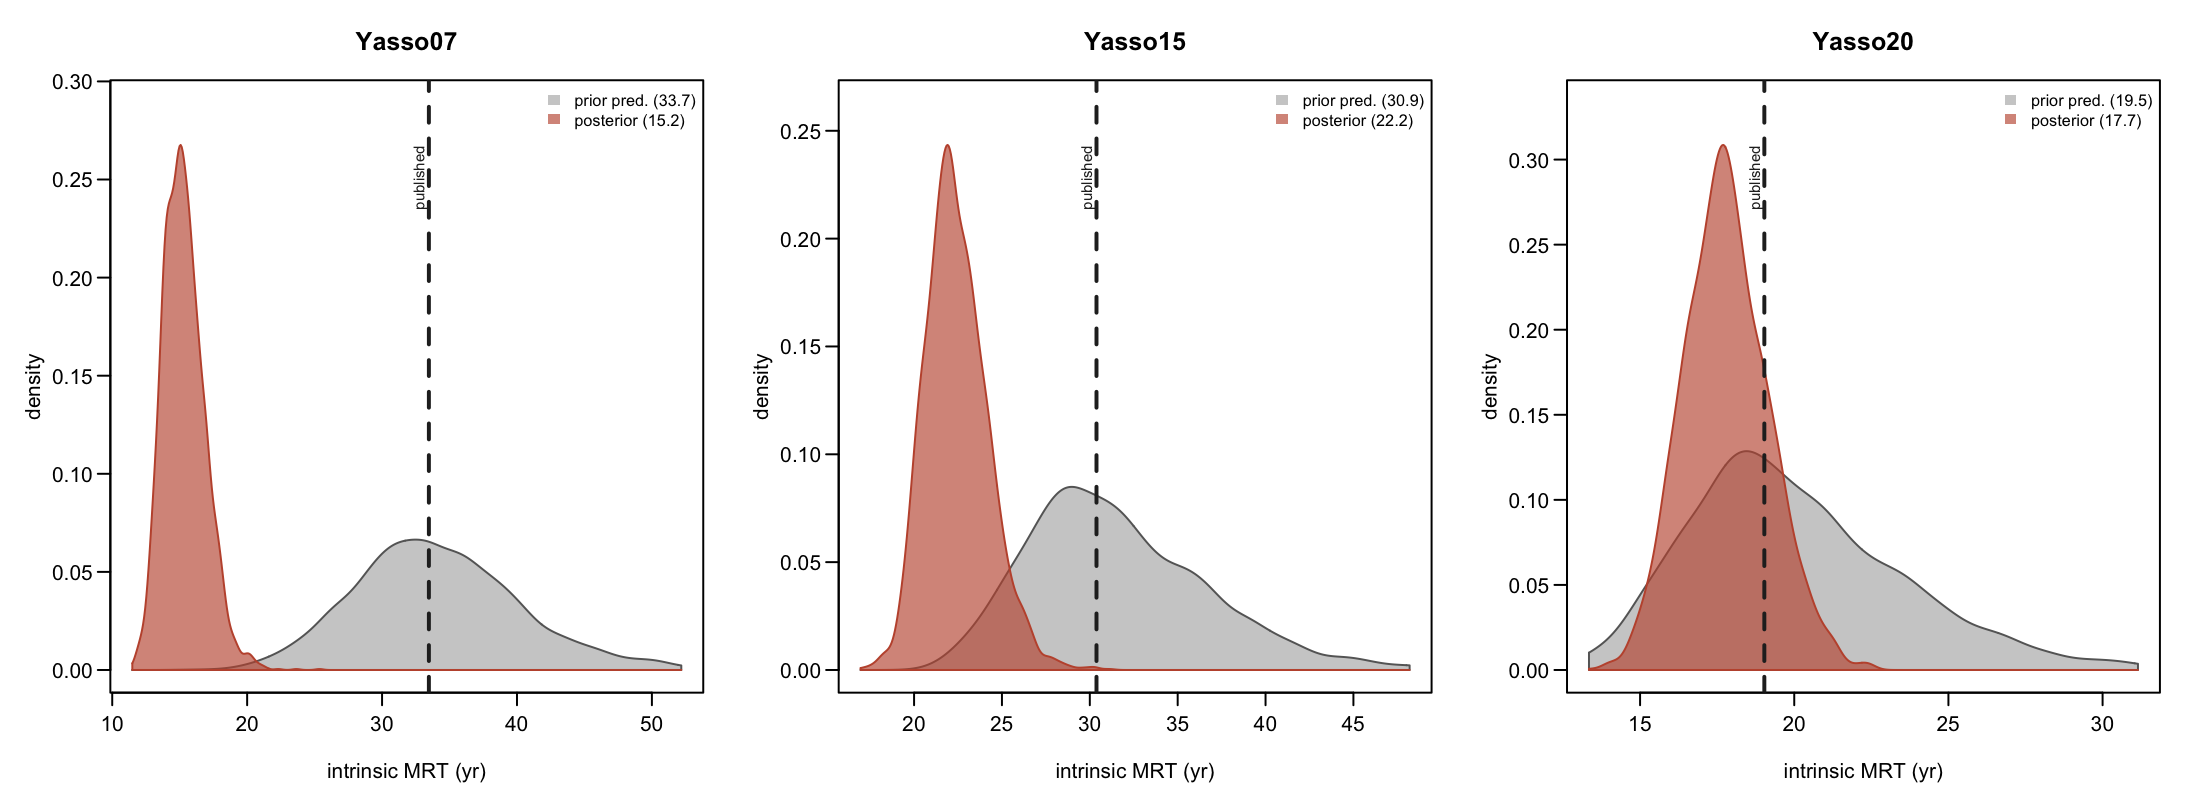

Source code (R):
# =============================================================================
# mrt_prior_predictive.R — is the short MRT LEARNED, or INHERITED from the prior?
#
# THE QUESTION. The posterior marginal peak is set by likelihood x prior x VOLUME.
# The third term has nothing to do with fit: intrinsic MRT is a many-to-one
# function of ~15 parameters, so if short MRT is simply reachable by more
# parameter combinations, the marginal peaks there even under a flat likelihood.
# In ~20 dimensions that effect is not small.
#
# THE TEST. Push the PRIOR draws through the same MRT function and compare:
#     published point   -- the single parameter set from the literature
#     PRIOR predictive  -- what MRT the prior alone implies, volume included
#     POSTERIOR         -- what we end up with
#
#   * prior predictive already at ~15-20 yr  => short MRT is INHERITED. The data
#     are not demanding fast turnover; our prior construction is. That would
#     undercut "the displacement is demanded by the data".
#   * prior predictive at ~33 yr, posterior pulled down to 15 => the DATA are
#     doing the work, and the displacement is real.
#
# Note the published POINT can sit far from the prior-predictive MEDIAN even
# though the prior is centred on the published parameters: MRT is a nonlinear
# many-to-one map, so centring the parameters does not centre the MRT.
#
# Prior recipe identical to run_diagnostics() and to S11/S12: seed 99,
# rnorm(best_x, sigma_ppm), pushed through to_original.
#
# Run from repo root:  Rscript doublechecks/mrt_prior_predictive.R
# =============================================================================

suppressMessages(library(BayesianTools))
source("doublechecks/intrinsic_mrt_lib.R")     # setup(), mrt_fun(), ref
options(width = 118)

RID <- c(Yasso07 = "20260812_080941", Yasso15 = "20260812_080940", Yasso20 = "20260812_080940")
PUB <- c(Yasso07 = 33.47, Yasso15 = 30.38, Yasso20 = 19.03)
N_PRIOR <- 3000L; N_POST <- 3000L
set.seed(2025)

OUT <- list()
for (M in names(RID)) {
  e <- setup(M); f <- mrt_fun(M, e)
  bx <- get("best_x", e); spm <- get("sigma_ppm", e)

  # --- prior predictive -------------------------------------------------------
  set.seed(99)
  pr <- sapply(seq_along(bx), function(j) rnorm(N_PRIOR, bx[j], spm[j]))
  colnames(pr) <- names(bx)
  mrt_pr <- vapply(seq_len(N_PRIOR), function(i)
    tryCatch(f(e$.to_original(pr[i, ])), error = function(z) NA_real_), numeric(1))
  mrt_pr <- mrt_pr[is.finite(mrt_pr) & mrt_pr > 0 & mrt_pr < 1e4]

  # --- posterior (chains are SAMPLING space; must go through to_original) -----
  s <- getSample(readRDS(sprintf("Calibration_real_data_transient/runs/%s_chains_%s.rds",
                                 M, RID[[M]])), parametersOnly = FALSE)
  i <- sample(nrow(s), min(N_POST, nrow(s)))
  mrt_po <- vapply(i, function(k)
    tryCatch(f(e$.to_original(s[k, names(bx)])), error = function(z) NA_real_), numeric(1))
  mrt_po <- mrt_po[is.finite(mrt_po)]

  OUT[[M]] <- list(prior = mrt_pr, post = mrt_po, pub = PUB[[M]])
  q <- function(v) quantile(v, c(0.05, 0.5, 0.95))
  cat(sprintf("\n=== %s ===\n", M))
  cat(sprintf("  published point     : %6.2f\n", PUB[[M]]))
  cat(sprintf("  PRIOR predictive    : %6.2f   90%% [%5.2f, %6.2f]   n=%d (%.0f%% of draws usable)\n",
              q(mrt_pr)[2], q(mrt_pr)[1], q(mrt_pr)[3], length(mrt_pr), 100*length(mrt_pr)/N_PRIOR))
  cat(sprintf("  POSTERIOR           : %6.2f   90%% [%5.2f, %6.2f]   n=%d\n",
              q(mrt_po)[2], q(mrt_po)[1], q(mrt_po)[3], length(mrt_po)))
  cat(sprintf("  -> prior median vs published : %+6.2f yr  (%s)\n",
              q(mrt_pr)[2] - PUB[[M]],
              if (abs(q(mrt_pr)[2] - PUB[[M]]) < 0.1 * PUB[[M]]) "prior is centred on published MRT"
              else "the MAP FROM PARAMETERS TO MRT ALREADY SHIFTS IT"))
  cat(sprintf("  -> posterior vs prior median : %+6.2f yr  (%s)\n",
              q(mrt_po)[2] - q(mrt_pr)[2],
              if (abs(q(mrt_po)[2] - q(mrt_pr)[2]) < 0.1 * q(mrt_pr)[2]) "DATA ADD ALMOST NOTHING -- inherited"
              else "the data move it"))
}

# --- figure ------------------------------------------------------------------
png("doublechecks/mrt_prior_predictive.png", width = 11.5, height = 4.2, units = "in", res = 190)
par(mfrow = c(1, 3), mar = c(4.2, 4.4, 3.2, 1.0), mgp = c(2.6, 0.7, 0), las = 1)
for (M in names(OUT)) {
  o <- OUT[[M]]
  xr <- range(c(quantile(o$prior, c(0.01, 0.99)), o$post, o$pub))
  dp <- density(o$prior, from = xr[1], to = xr[2]); dq <- density(o$post, from = xr[1], to = xr[2])
  plot(NA, xlim = xr, ylim = c(0, max(dp$y, dq$y) * 1.08), xlab = "intrinsic MRT (yr)",
       ylab = "density", main = M)
  polygon(c(dp$x, rev(dp$x)), c(dp$y, rep(0, length(dp$y))),
          col = adjustcolor("grey55", 0.45), border = "grey40")
  polygon(c(dq$x, rev(dq$x)), c(dq$y, rep(0, length(dq$y))),
          col = adjustcolor("#C1553B", 0.65), border = "#C1553B")
  abline(v = o$pub, lty = 2, lwd = 2, col = "grey15")
  legend("topright", bty = "n", cex = 0.78,
         fill = c(adjustcolor("grey55", 0.45), adjustcolor("#C1553B", 0.65)), border = NA,
         legend = c(sprintf("prior pred. (%.1f)", median(o$prior)),
                    sprintf("posterior (%.1f)", median(o$post))))
  text(o$pub, max(dp$y, dq$y), " published", srt = 90, adj = c(1, -0.4), cex = 0.72, col = "grey15")
}
dev.off()
cat("\nwrote doublechecks/mrt_prior_predictive.png\n")
saveRDS(OUT, "doublechecks/mrt_prior_predictive.rds")
